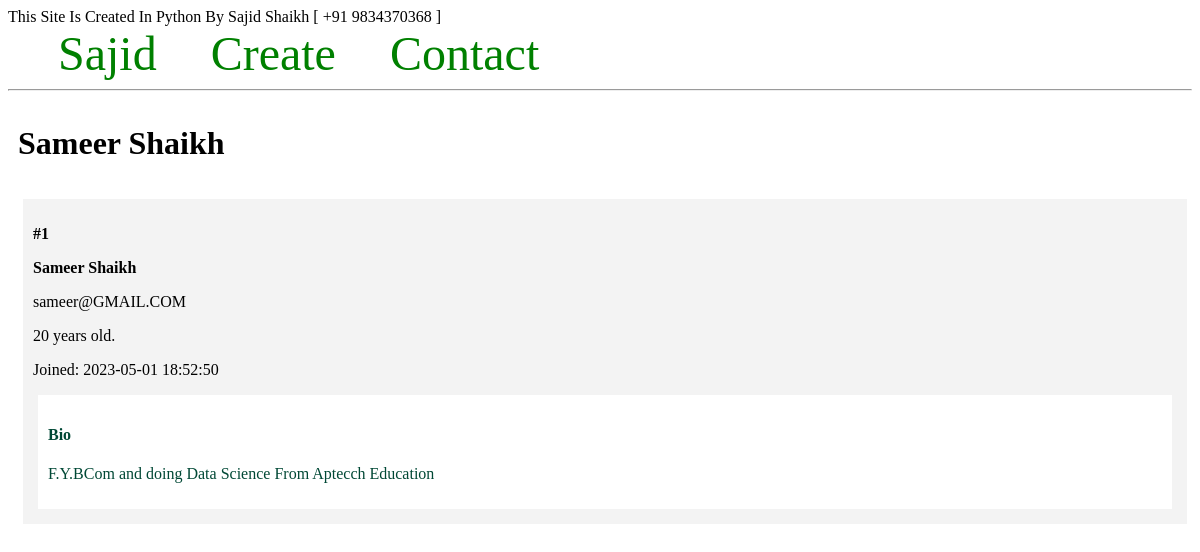
/1/, run on the app's committed database.
### app.py (models this page shows, shortened)
class Student(db.Model):
    id = db.Column(db.Integer, primary_key=True)
    firstname = db.Column(db.String(100), nullable=False)
    lastname = db.Column(db.String(100), nullable=False)
    email = db.Column(db.String(80), unique=True, nullable=False)
    age = db.Column(db.Integer)
    created_at = db.Column(db.DateTime(timezone=True),server_default=func.now())
    bio = db.Column(db.Text)

### app.py (the view)
@app.route('/<int:student_id>/')
def student(student_id):
    student = Student.query.get_or_404(student_id)
    return render_template('student.html', student=student)

### templates/student.html
{% extends 'base.html' %}
{% block content %}
    <span class="title">
        <h1>{% block title %} {{ student.firstname }} {{ student.lastname }}{% endblock %}</h1>
    </span>
    <div class="content">
            <div class="student">
                <p><b>#{{ student.id }}</b></p>
                <b>
                    <p class="name">{{ student.firstname }} {{ student.lastname }}</p>
                </b>
                <p>{{ student.email }}</p>
                <p>{{ student.age }} years old.</p>
                <p>Joined: {{ student.created_at }}</p>
                <div class="bio">
                    <h4>Bio</h4>
                    <p>{{ student.bio }}</p>
                </div>
            </div>
    </div>
{% endblock %}

### templates/base.html (style rules this page uses)
.title { margin: 5px; }
.content { margin: 5px; width: 100%; display: flex; flex-direction: row; flex-wrap: wrap; }
.student { flex: 20%; padding: 10px; margin: 5px; background-color: #f3f3f3; inline-size: 100%; }
.bio { padding: 10px; margin: 5px; background-color: #ffffff; color: #004835; }

### data on the page
Student: firstname "Sameer", lastname "Shaikh", id "1", email "sameer@GMAIL.COM", age "20", created_at "2023-05-01 18:52:50", bio "F.Y.BCom and doing Data Science From Aptecch Education"
